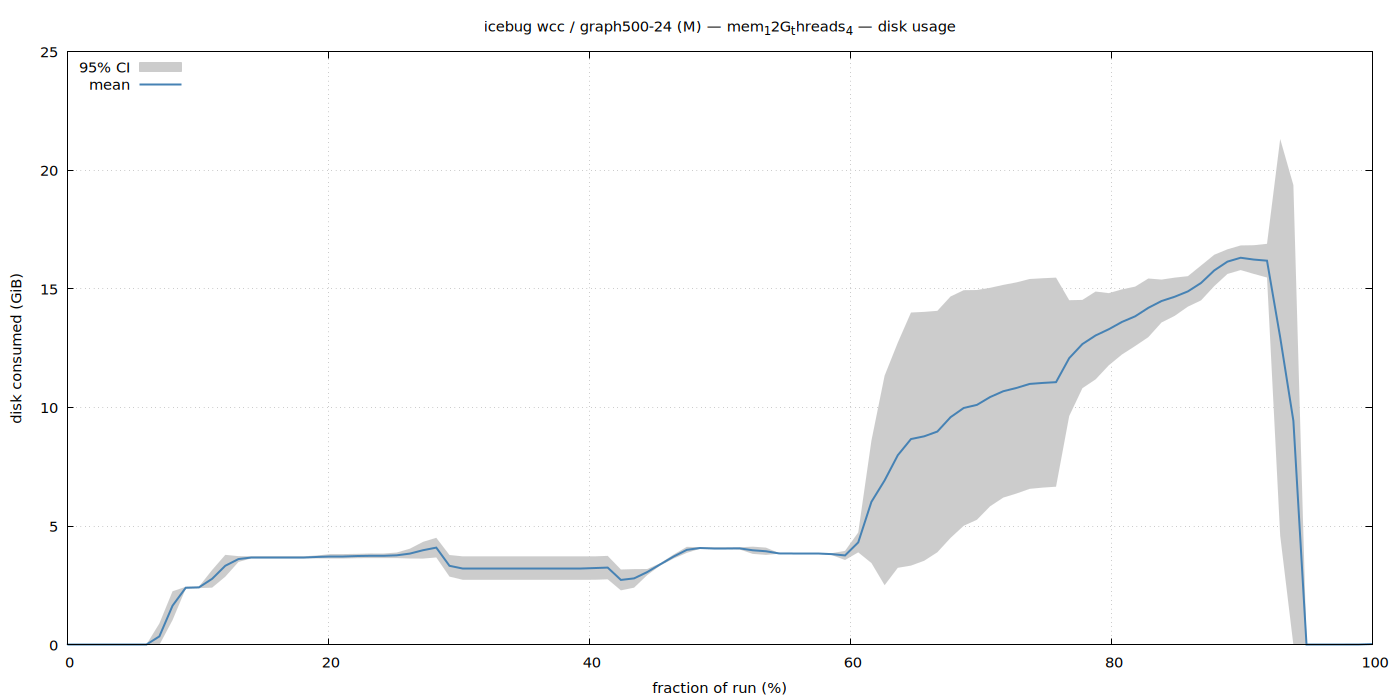

Write the gnuplot code that produced this figure.
set terminal pngcairo size 1400,700 enhanced font 'Sans,11'
set output '/home/ubuntu/nvm/results/ldbd/wcc/M/graph500-24/icebug_mem_12G_threads_4/disk.png'
set title "icebug wcc / graph500-24 (M) — mem_12G_threads_4 — disk usage"
set xlabel 'fraction of run (%)'
set ylabel 'disk consumed (GiB)'
set grid
set key top left
set yrange [0:*]
plot '/home/ubuntu/nvm/results/ldbd/wcc/M/graph500-24/icebug_mem_12G_threads_4/disk.dat' using 1:3:4 with filledcurves lc rgb '#cccccc' title '95% CI', \
     '' using 1:2 with lines lw 2 lc rgb '#4682b4' title 'mean'
